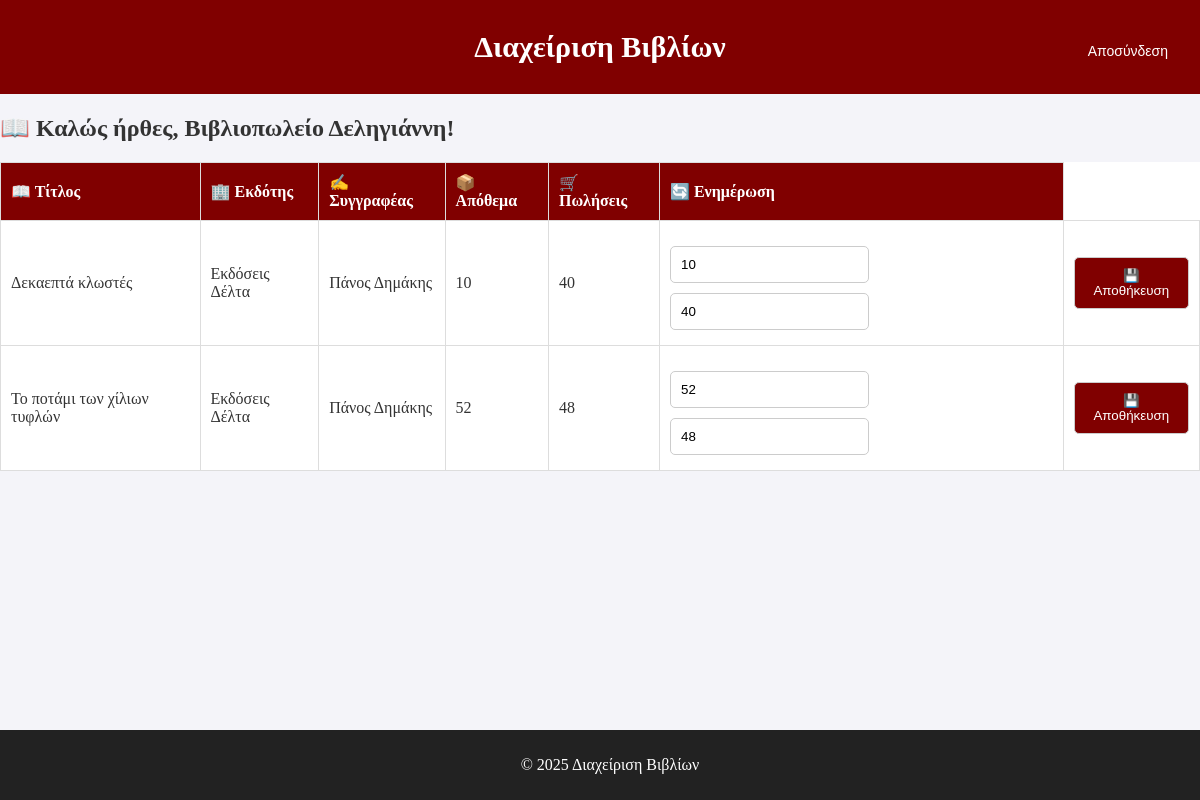
/dashboard/ (signed in), run on an earlier commit of the app's database.
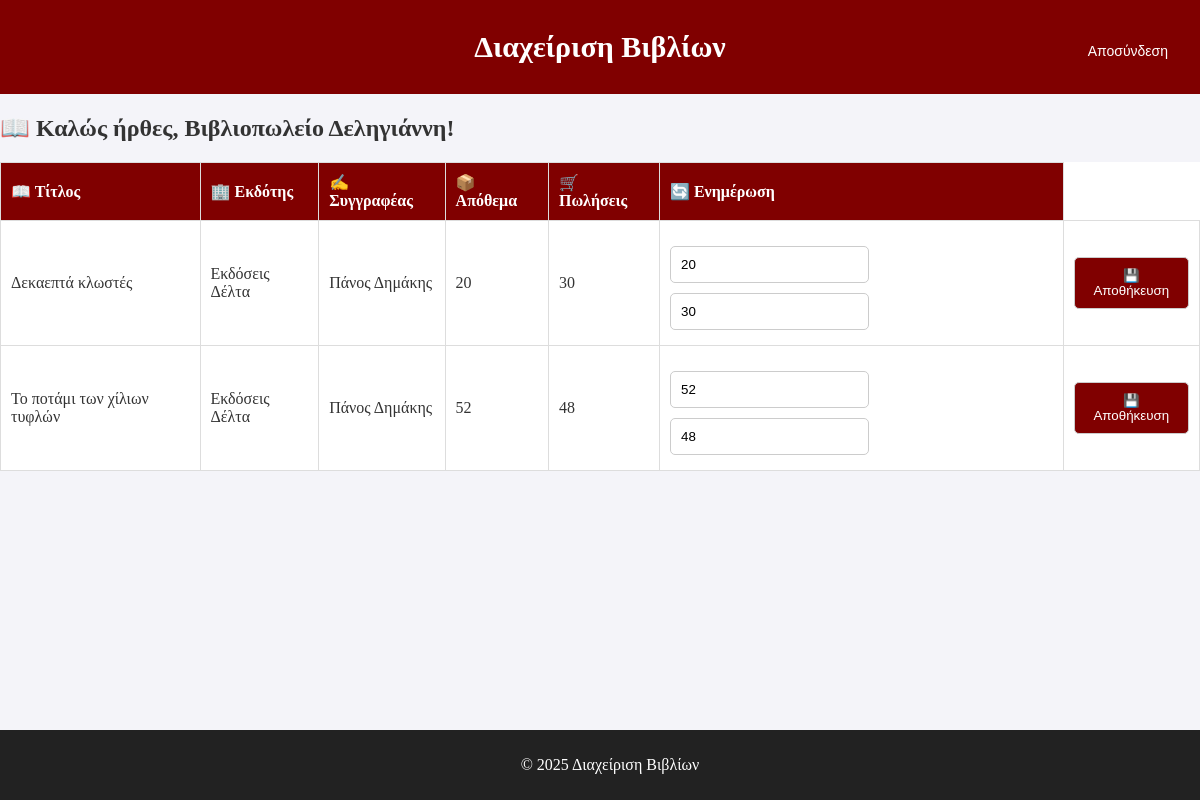
And on a later commit of the database.
### books/models.py (models this page shows, shortened)
class CustomUser(AbstractUser):
    ROLE_CHOICES = [
        ('publisher', 'Εκδότης'),
        ('bookstore', 'Βιβλιοπωλείο'),
        ('author', 'Συγγραφέας'),
    ]
    role = models.CharField(max_length=10, choices=ROLE_CHOICES)
    groups = models.ManyToManyField(Group, related_name="customuser_set", blank=True)
    user_permissions = models.ManyToManyField(Permission, related_name="customuser_permissions_set", blank=True)

class Bookstore(models.Model):
    user = models.OneToOneField(CustomUser, on_delete=models.CASCADE)
    name = models.CharField(max_length=255)

class BookstoreStock(models.Model):
    book = models.ForeignKey(Book, on_delete=models.CASCADE)
    bookstore = models.ForeignKey(Bookstore, on_delete=models.CASCADE)
    stock = models.IntegerField(default=0)
    sold = models.IntegerField(default=0)
    class Meta:
        unique_together = ('book', 'bookstore')

class Book(models.Model):
    title = models.CharField(max_length=255)
    author = models.ForeignKey(Author, on_delete=models.CASCADE)
    publisher = models.ForeignKey(Publisher, on_delete=models.CASCADE)
    bookstore = models.ManyToManyField(Bookstore)

class Publisher(models.Model):
    user = models.OneToOneField(CustomUser, on_delete=models.CASCADE)
    name = models.CharField(max_length=255)

class Author(models.Model):
    user = models.OneToOneField(CustomUser, on_delete=models.CASCADE)
    name = models.CharField(max_length=255)

### books/views.py (the view, shortened to what this page needs)
# urls.py: path('dashboard/', views.dashboard, name='dashboard'),
@login_required
@csrf_protect
def dashboard(request):
    user = request.user
    if user.role == 'publisher':
        try:
            publisher = Publisher.objects.get(user=user)
        except Publisher.DoesNotExist:
            return render(request, 'books/publisher_dashboard.html', {'error': 'Δεν βρέθηκε εκδότης'})
        books = Book.objects.filter(publisher=publisher)
        bookstore_books = {}
        for book in books:
            bookstore_stocks = BookstoreStock.objects.filter(book=book)
            for bookstore_stock in bookstore_stocks:
                bookstore = bookstore_stock.bookstore
                if bookstore not in bookstore_books:
                    bookstore_books[bookstore] = []
                bookstore_books[bookstore].append({
                    'book': book,
                    'stock': bookstore_stock.stock,
                    'sold': bookstore_stock.sold
                })
        return render(request, 'books/publisher_dashboard.html', {
            'publisher': publisher,
            'bookstore_books': bookstore_books
        })
    elif user.role == 'bookstore':
        try:
            bookstore = Bookstore.objects.get(user=user)
        except Bookstore.DoesNotExist:
            bookstore = None
            books = []
        if bookstore:
            bookstore_stocks = BookstoreStock.objects.filter(bookstore=bookstore)
            books = [stock.book for stock in bookstore_stocks]
        return render(request, 'books/bookstore_dashboard.html', {
            'books': books,
            'bookstore': bookstore,
            'bookstore_stocks': bookstore_stocks
        })
    else:
        return redirect('login')

### books/templates/books/bookstore_dashboard.html (shortened to what this page needs)
{% extends 'books/base.html' %}
{% block content %}
    <div class="dashboard-container">
        <h2>📖 Καλώς ήρθες, {{ user.bookstore.name }}!</h2>
        {% if books %}
            <table>
                <thead>
                    <tr>
                        <th>📖 Τίτλος</th>
                        <th>🏢 Εκδότης</th>
                        <th>✍️ Συγγραφέας</th>
                        <th>📦 Απόθεμα</th>
                        <th>🛒 Πωλήσεις</th>
                        <th>🔄 Ενημέρωση</th>
                    </tr>
                </thead>
                <tbody>
                    {% for bookstore_stock in bookstore_stocks %}
                    <tr>
                        <td>{{ bookstore_stock.book.title }}</td>
                        <td>{{ bookstore_stock.book.publisher.name }}</td>
                        <td>{{ bookstore_stock.book.author.name }}</td>
                        <td>{{ bookstore_stock.stock }}</td>
                        <td>{{ bookstore_stock.sold }}</td>
                        <td>
                            <form method="POST">
                                <input type="number" name="stock" value="{{ bookstore_stock.stock }}">
                                <input type="number" name="sold" value="{{ bookstore_stock.sold }}">
                        <td>
                                <button type="submit">💾 Αποθήκευση</button>
                            </form>
                        </td>
                    </tr>
                    {% endfor %}
                </tbody>
            </table>
        {% else %}
            <p>❌ Δεν υπάρχουν βιβλία προς διαχείριση.</p>
        {% endif %}
    </div>
{% endblock %}

### books/templates/books/base.html (shortened to what this page needs)
{% load static %}
<!DOCTYPE html>
<html lang="el">
<head>
    <link rel="stylesheet" href="{% static 'css/style.css' %}">
</head>
<body>
    <header>
            <h1>Διαχείριση Bιβλίων</h1>
            <div class="logout-button">
        <form method="post" action="{% url 'logout' %}">
        <button type="submit">Αποσύνδεση</button>
        </form>
        </div>
    </header>
    <main>
        {% block content %}{% endblock %}
    </main>
    <footer>
        <p>&copy; 2025 Διαχείριση Βιβλίων</p>
    </footer>
</body>
</html>

### books/static/css/style.css (style rules this page uses)
body { margin: 0; padding: 0; font-family: 'EB Garamond', serif; background-color: #f4f4f9; color: #333; overflow: auto; }
header { background-color: maroon; color: white; padding: 10px 0; text-align: center; font-size: 15px; font-weight: bold; }
.logout-button { position: fixed; top: 20px; right: 20px; z-index: 999; }
.logout-button form button { padding: 8px 12px; background-color: maroon; color: white; border: none; border-radius: 6px; font-size: 14px; cursor: pointer; }
table { width: 100%; border-collapse: collapse; margin-top: 20px; background: white; }
th, td { border: 1px solid #ddd; padding: 10px; text-align: left; }
th { background-color: maroon; color: white; }
form { margin-top: 10px; }
input, button { padding: 10px; margin: 5px 0; border-radius: 5px; border: 1px solid #ccc; }
button { background: maroon; color: white; cursor: pointer; transition: background 0.3s ease; }
footer { position: fixed; text-align: center; padding: 10px; background: #222; color: white; bottom: 0; width: 100%; }

What changed in the data, as far as the page shows it:
changed BookstoreStock "Δεκαεπτά κλωστές": stock "10" → "20"; sold "40" → "30"
